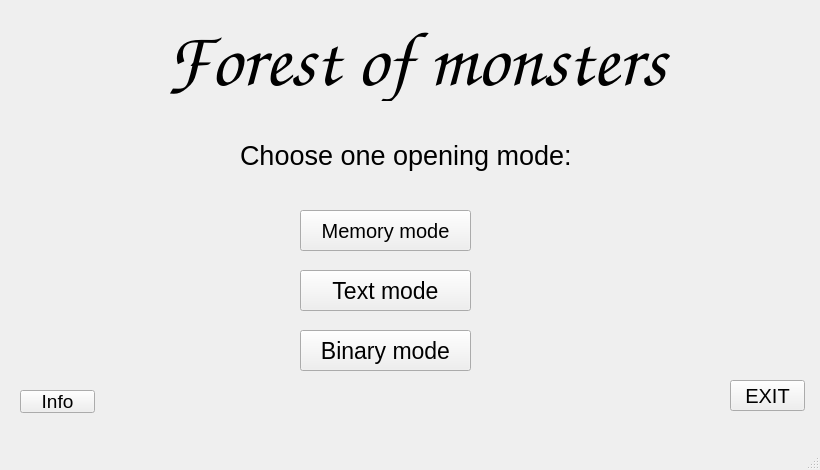
<?xml version="1.0" encoding="UTF-8"?>
<ui version="4.0">
 <class>MainWindow</class>
 <widget class="QMainWindow" name="MainWindow">
  <property name="geometry">
   <rect>
    <x>0</x>
    <y>0</y>
    <width>820</width>
    <height>470</height>
   </rect>
  </property>
  <property name="minimumSize">
   <size>
    <width>820</width>
    <height>470</height>
   </size>
  </property>
  <property name="maximumSize">
   <size>
    <width>820</width>
    <height>470</height>
   </size>
  </property>
  <property name="windowTitle">
   <string>MainWindow</string>
  </property>
  <widget class="QWidget" name="centralwidget">
   <widget class="QLabel" name="label">
    <property name="geometry">
     <rect>
      <x>50</x>
      <y>20</y>
      <width>731</width>
      <height>81</height>
     </rect>
    </property>
    <property name="font">
     <font>
      <family>Comic Sans MS</family>
      <pointsize>58</pointsize>
     </font>
    </property>
    <property name="text">
     <string>Forest of monsters</string>
    </property>
    <property name="scaledContents">
     <bool>false</bool>
    </property>
    <property name="alignment">
     <set>Qt::AlignCenter</set>
    </property>
   </widget>
   <widget class="QPushButton" name="pushButton">
    <property name="geometry">
     <rect>
      <x>730</x>
      <y>380</y>
      <width>75</width>
      <height>31</height>
     </rect>
    </property>
    <property name="font">
     <font>
      <pointsize>15</pointsize>
     </font>
    </property>
    <property name="text">
     <string>EXIT</string>
    </property>
   </widget>
   <widget class="QLabel" name="label_2">
    <property name="geometry">
     <rect>
      <x>240</x>
      <y>130</y>
      <width>331</width>
      <height>51</height>
     </rect>
    </property>
    <property name="font">
     <font>
      <pointsize>20</pointsize>
     </font>
    </property>
    <property name="text">
     <string>Choose one opening mode:</string>
    </property>
   </widget>
   <widget class="QPushButton" name="pushButtonMemory">
    <property name="geometry">
     <rect>
      <x>300</x>
      <y>210</y>
      <width>171</width>
      <height>41</height>
     </rect>
    </property>
    <property name="font">
     <font>
      <pointsize>15</pointsize>
     </font>
    </property>
    <property name="text">
     <string>Memory mode</string>
    </property>
   </widget>
   <widget class="QPushButton" name="pushButtonText">
    <property name="geometry">
     <rect>
      <x>300</x>
      <y>270</y>
      <width>171</width>
      <height>41</height>
     </rect>
    </property>
    <property name="font">
     <font>
      <pointsize>17</pointsize>
     </font>
    </property>
    <property name="text">
     <string>Text mode</string>
    </property>
   </widget>
   <widget class="QPushButton" name="pushButtonBinary">
    <property name="geometry">
     <rect>
      <x>300</x>
      <y>330</y>
      <width>171</width>
      <height>41</height>
     </rect>
    </property>
    <property name="font">
     <font>
      <pointsize>17</pointsize>
     </font>
    </property>
    <property name="text">
     <string>Binary mode</string>
    </property>
   </widget>
   <widget class="QPushButton" name="pushButton_5">
    <property name="geometry">
     <rect>
      <x>20</x>
      <y>390</y>
      <width>75</width>
      <height>23</height>
     </rect>
    </property>
    <property name="font">
     <font>
      <pointsize>14</pointsize>
     </font>
    </property>
    <property name="text">
     <string>Info</string>
    </property>
   </widget>
  </widget>
  <widget class="QMenuBar" name="menubar">
   <property name="geometry">
    <rect>
     <x>0</x>
     <y>0</y>
     <width>820</width>
     <height>21</height>
    </rect>
   </property>
  </widget>
  <widget class="QStatusBar" name="statusbar"/>
 </widget>
 <resources/>
 <connections/>
</ui>
